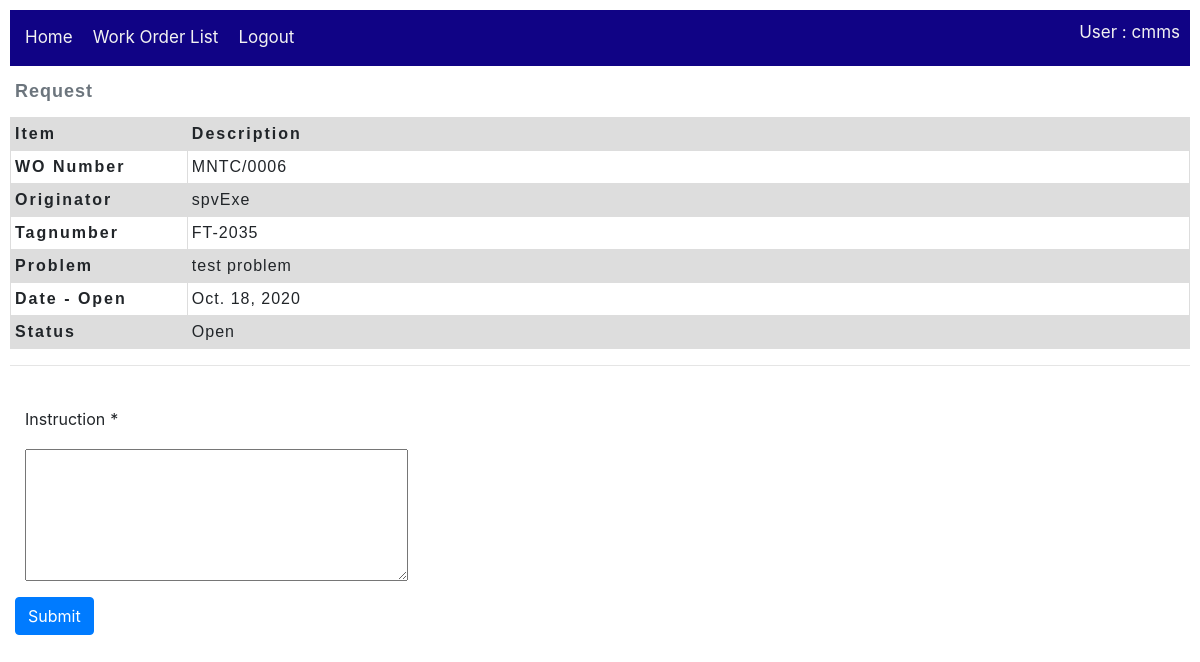
The app's page /work_order/instruction/6/ (signed in) with its own data.
### accounts/models.py (models this page shows, shortened)
class CmmsUser(AbstractUser):
    forward_path = models.IntegerField(null=True)#CmmsUser.id
    reverse_path = models.IntegerField(null=True)#CmmsUser.id
    actions = models.ManyToManyField(Action, help_text='Select actions')
    section = models.ForeignKey('Section', on_delete=models.SET_NULL, null=True)
    def __str__(self):
        return self.username

class Action(models.Model):
    name = models.CharField(max_length=20, null=True, help_text='Enter name of Action(eg. Open, Close, Reject...)')
    description = models.CharField(max_length=100, null=True, help_text='Enter description of Action')
    mode = models.ForeignKey('Mode', on_delete=models.SET_NULL, null=True)
    category = models.ForeignKey('Category', on_delete=models.SET_NULL, null=True)
    class Meta:
        ordering = ['name']

### work_order/models.py (models this page shows, shortened)
class Work_order(models.Model):
    wo_number = models.CharField(max_length=20, null=True)
    tagnumber = models.CharField(max_length=50, null=True)
    problem = models.TextField(max_length=1000, null=True)
    originator = models.ForeignKey(CmmsUser,
        on_delete=models.SET_NULL,
        null=True)
    dest_section = models.ForeignKey(Section,
        on_delete=models.SET_NULL,
        null=True)
    date_open = models.DateField()
    date_finish = models.DateField(null=True)
    status = models.ForeignKey(Action,
        on_delete=models.SET_NULL,
        null=True)
    priority = models.ForeignKey(Wo_priority,
        on_delete=models.SET_NULL,
        null=True)
    current_user_id = models.IntegerField(null=True)
    executor_user_id = models.IntegerField(null=True)
    class Meta:
        ordering = ['originator','status','wo_number']

### work_order/views.py (the view, shortened to what this page needs)
# urls.py: path('instruction/<int:pk>/', views.Wo_instructionCreate.as_view(), name='wo_instruction-create'),
class Wo_instructionCreate(LoginRequiredMixin, CreateView):
    form_class = WoInstruction_form
    model = Wo_instruction
    template_name = 'work_order/WoInstruction_form.html'  # Specify your own template name/location
    def get_form_kwargs(self):
        kwargs = super(Wo_instructionCreate, self).get_form_kwargs()
        kwargs.update({'user': self.request.user})
        return kwargs
    def get_initial(self):
        initial = super(Wo_instructionCreate, self).get_initial()
        return initial
    def get_context_data(self, **kwargs):
        context = super(Wo_instructionCreate,self).get_context_data(**kwargs)
        woOnProcess = Work_order.objects.get(id=self.kwargs.get("pk"))
        context['work_order'] = woOnProcess
        return context

### work_order/forms.py (shortened to what this page needs)
class WoInstruction_form(ModelForm):
   instruction = forms.CharField(widget=forms.Textarea(attrs={'rows':5}))
   def __init__(self, *args, **kwargs):
      self.user = kwargs.pop('user')
      super(WoInstruction_form, self).__init__(*args, **kwargs)
      self.helper = FormHelper()
      self.helper.layout = Layout(
         Field('instruction', css_class='form-group col-md-4 mb-0'),
         Submit('submit', 'Submit')
      )
   class Meta:
      template_name = 'work_order/WoInstruction_form.html'  # Specify your own template name/location
      model = Wo_instruction
      fields = [
         'instruction',
         ]

### work_order/templates/work_order/WoInstruction_form.html (shortened to what this page needs)
{% extends "base_work_order.html" %}
{% load crispy_forms_tags %}
{% block content %}
  {% include 'work_order/includes/Wo_request.html' %}
  <hr>
  {% crispy form %}
{% endblock %}

### work_order/templates/base_work_order.html (shortened to what this page needs)
{% extends "base_cmms.html" %}
{% block topMenu %}
<div class="topnav">
    <ul>
        <li><a href="{% url 'home-cmms' %}">Home</a></li>
        {% if user.is_authenticated %}
            <li><a href="{% url 'work_order:work_orders'%}">Work Order List</a></li>
            <li><a href="{% url 'logout'%}?next={{request.path}}">Logout</a></li>
        {% else %}
            <li><a href="{% url 'login'%}?next={{request.path}}">Login</a></li>
        {% endif %}
        {% if user.is_authenticated %}
            <li style="float: right;">User : {{ user.get_username }}</li>
        {% endif %}
    </ul>
</div>
{% endblock topMenu %}

### work_order/templates/work_order/includes/Wo_request.html
{% block content %}
    <table class="WoHeader">
        <caption>Request</caption>
        <thead>
            <tr>
                <th scope="col">Item</th>
                <th scope="col">Description</th>
            </tr>
        </thead>
        <tbody>
            <tr>
                <th scope="row">WO Number</th>
                <td>{{ work_order.wo_number }}</td>
            </tr>
            <tr>
                <th scope="row">Originator</th>
                <td>{{ work_order.originator }}</td>
            </tr>
            <tr>
                <th scope="row">Tagnumber</th>
                <td>{{ work_order.tagnumber }}</td>
            </tr>
            <tr>
                <th scope="row">Problem</th>
                <td>{{ work_order.problem }}</td>
            </tr>
            <tr>
                <th scope="row">Date - Open</th>
                <td>{{ work_order.date_open }}</td>
            </tr>
            <tr>
                <th scope="row">Status</th>
                <td>{{ work_order.status.name }}</td>
            </tr>
        </tbody>
    </table>
{% endblock %}

### static/css/styles.css (style rules this page uses)
* { padding: 5px; }
.topnav { overflow: hidden; background-color: rgb(16, 3, 133); }
.topnav ul { list-style-type: none; margin: 0; padding: 0; overflow: hidden; background-color: rgb(16, 3, 133); }
.topnav ul li { float: left; color: #f2f2f2; text-align: center; padding: 5px; text-decoration: none; font-size: 17px; }
.topnav ul li a { float: left; color: #f2f2f2; text-align: center; padding: 5px; text-decoration: none; font-size: 17px; }
* { box-sizing: border-box; }
table { table-layout: fixed; width: 100%; border-collapse: collapse; }
caption { font-family: sans-serif; font-size: 18px; font-weight: bold; caption-side: top; text-align: left; letter-spacing: 1px; }
td, th { border: 1px solid #dddddd; text-align: left; padding: 4px; }
th { letter-spacing: 2px; }
td { letter-spacing: 1px; }
thead th { background-color: #dddddd; }
tr:nth-child(even) { background-color: #dddddd; }
table.WoHeader { font-family: arial, sans-serif; }
table.WoHeader thead th:nth-child(1) { width: 15%; }

### records on screen
CmmsUser: get_username "cmms"
Work_order: wo_number "MNTC/0006", originator "spvExe", tagnumber "FT-2035", problem "test problem", date_open "Oct. 18, 2020", status.name "Open"
